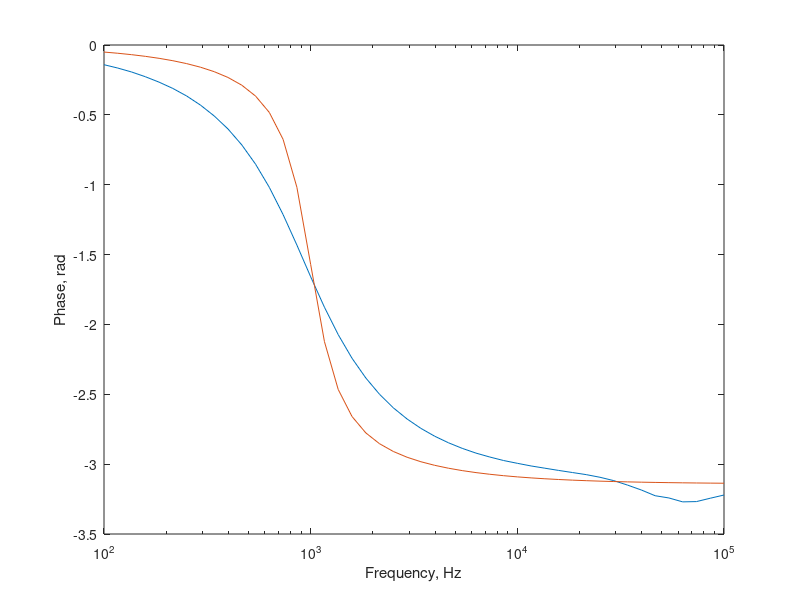

Write MATLAB code to recreate this figure.
% Press "Run" to load the data in to the MATLAB workspace. To get started,
% try typing "plot(freqHz, mag)" in the command window (after running this
% file). 
% Type "help semilogx" and "help plot" or go to the Mathworks documentation 
% page on "plot" to learn more. Pay special attention to "hold."
% Other useful things: help grid, help subplot, help rad2deg.
freq_hz = [...
   100.000, 	   116.600, 	   135.900, ...
   158.500, 	   184.800, 	   215.400, ...
   251.200, 	   292.900, 	   341.500, ...
   398.100, 	   464.200, 	   541.200, ...
   631.000, 	   735.600, 	   857.700, ...
  1000.000, 	  1166.000, 	  1359.000, ...
  1585.000, 	  1848.000, 	  2154.000, ...
  2512.000, 	  2929.000, 	  3415.000, ...
  3981.000, 	  4642.000, 	  5412.000, ...
  6310.000, 	  7356.000, 	  8577.000, ...
 10000.000, 	 11660.000, 	 13590.000, ...
 15850.000, 	 18480.000, 	 21540.000, ...
 25120.000, 	 29290.000, 	 34150.000, ...
 39810.000, 	 46420.000, 	 54120.000, ...
 63100.000, 	 73560.000, 	 85770.000, ...
100000.000];

mag_dB = [...
     0.012, 	     0.015, 	     0.017, ...
     0.021, 	     0.025, 	     0.030, ...
     0.034, 	     0.036, 	     0.032, ...
     0.013, 	    -0.046, 	    -0.176, ...
    -0.437, 	    -0.934, 	    -1.771, ...
    -3.040, 	    -4.744, 	    -6.784, ...
    -9.108, 	   -11.546, 	   -14.158, ...
   -16.657, 	   -19.385, 	   -21.984, ...
   -24.625, 	   -27.259, 	   -29.971, ...
   -32.553, 	   -35.178, 	   -37.962, ...
   -40.514, 	   -43.170, 	   -45.978, ...
   -48.657, 	   -51.324, 	   -53.891, ...
   -56.377, 	   -58.712, 	   -60.753, ...
   -62.337, 	   -63.272, 	   -63.503, ...
   -62.684, 	   -61.222, 	   -59.355, ...
   -57.058];

mag_v = [...
     1.001, 	     1.002, 	     1.002, ...
     1.002, 	     1.003, 	     1.003, ...
     1.004, 	     1.004, 	     1.004, ...
     1.001, 	     0.995, 	     0.980, ...
     0.951, 	     0.898, 	     0.816, ...
     0.705, 	     0.579, 	     0.458, ...
     0.350, 	     0.265, 	     0.196, ...
     0.147, 	     0.107, 	     0.080, ...
     0.059, 	     0.043, 	     0.032, ...
     0.024, 	     0.017, 	     0.013, ...
     0.009, 	     0.007, 	     0.005, ...
     0.004, 	     0.003, 	     0.002, ...
     0.002, 	     0.001, 	     0.001, ...
     0.001, 	     0.001, 	     0.001, ...
     0.001, 	     0.001, 	     0.001, ...
     0.001];

mag_vout = [...
     5.005, 	     5.023, 	     5.041, ...
     5.061, 	     5.080, 	     5.097, ...
     5.112, 	     5.118, 	     5.115, ...
     5.097, 	     5.051, 	     4.960, ...
     4.792, 	     4.507, 	     4.074, ...
     3.506, 	     2.872, 	     2.265, ...
     1.730, 	     1.305, 	     0.966, ...
     0.724, 	     0.529, 	     0.392, ...
     0.289, 	     0.214, 	     0.156, ...
     0.116, 	     0.086, 	     0.062, ...
     0.046, 	     0.034, 	     0.025, ...
     0.018, 	     0.013, 	     0.010, ...
     0.007, 	     0.006, 	     0.005, ...
     0.004, 	     0.003, 	     0.003, ...
     0.004, 	     0.004, 	     0.005, ...
     0.007];

mag_vin = [...
     4.998, 	     5.015, 	     5.031, ...
     5.049, 	     5.065, 	     5.080, ...
     5.092, 	     5.096, 	     5.097, ...
     5.090, 	     5.077, 	     5.061, ...
     5.040, 	     5.019, 	     4.996, ...
     4.975, 	     4.958, 	     4.945, ...
     4.938, 	     4.932, 	     4.929, ...
     4.927, 	     4.925, 	     4.923, ...
     4.926, 	     4.925, 	     4.923, ...
     4.921, 	     4.924, 	     4.922, ...
     4.924, 	     4.920, 	     4.920, ...
     4.917, 	     4.908, 	     4.890, ...
     4.864, 	     4.867, 	     4.918, ...
     4.917, 	     4.915, 	     4.913, ...
     4.908, 	     4.902, 	     4.893, ...
     4.885];

phase_rad = [...
    -0.141, 	    -0.165, 	    -0.193, ...
    -0.227, 	    -0.266, 	    -0.311, ...
    -0.365, 	    -0.430, 	    -0.508, ...
    -0.601, 	    -0.715, 	    -0.853, ...
    -1.019, 	    -1.214, 	    -1.432, ...
    -1.659, 	    -1.877, 	    -2.073, ...
    -2.242, 	    -2.383, 	    -2.500, ...
    -2.597, 	    -2.677, 	    -2.744, ...
    -2.800, 	    -2.847, 	    -2.887, ...
    -2.921, 	    -2.949, 	    -2.974, ...
    -2.994, 	    -3.013, 	    -3.029, ...
    -3.045, 	    -3.060, 	    -3.075, ...
    -3.094, 	    -3.118, 	    -3.150, ...
    -3.185, 	    -3.226, 	    -3.242, ...
    -3.270, 	    -3.268, 	    -3.244, ...
    -3.221];

omega = 2 * pi *freq_hz;

transfer = (6283.19^2) ./ ((j .* omega).^2 + (6283.19/2) * j .* omega + 6283.19^2);

calc_phase = angle(transfer);
calc_mag = 20 * log10(abs(transfer));
semilogx(freq_hz,phase_rad);
hold on
semilogx(freq_hz,calc_phase);

xlabel("Frequency, Hz");
ylabel("Phase, rad");
